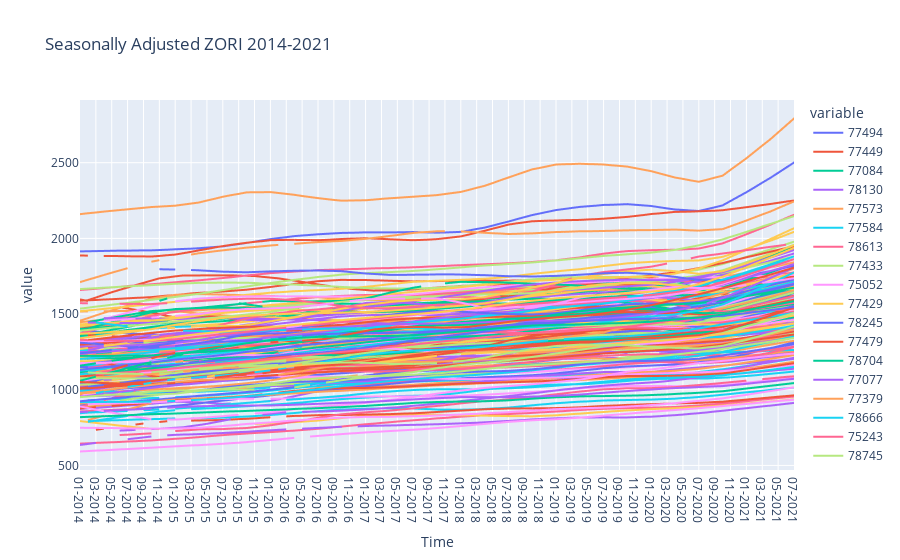

Source (notebook cell):
### Code cell
fig = px.line(data_frame = ts_wide_ssa, x = 'Time',y = list(ts.columns)[1:], title = 'Seasonally Adjusted ZORI 2014-2021')
fig.show()
